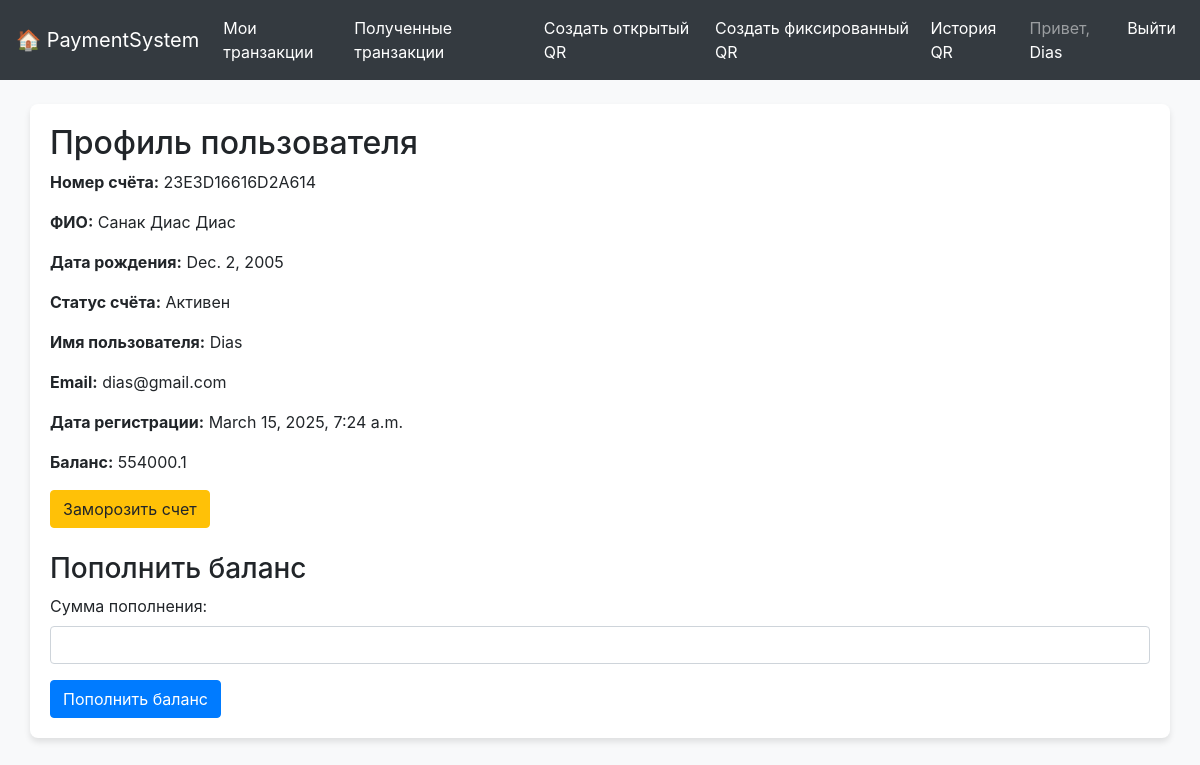
The app's page /profile/ (signed in) with its own data.
### payments/models.py (models this page shows, shortened)
class User(AbstractUser):
    balance = models.FloatField(default=0.0)
    ROLE_CHOICES = (
        ('admin', 'Администратор'),
        ('user', 'Обычный пользователь'),
    )
    account_number = models.CharField(max_length=16, unique=True, null=False, default=generate_account_number)
    full_name = models.CharField(max_length=255, blank=True)
    date_of_birth = models.DateField(null=True, blank=True)
    ACCOUNT_STATUS_CHOICES = (
        ('active', 'Активен'),
        ('blocked', 'Заблокирован'),
        ('frozen', 'Заморожен'),
    )
    account_status = models.CharField(max_length=10, choices=ACCOUNT_STATUS_CHOICES, default='active')
    role = models.CharField(max_length=10, choices=ROLE_CHOICES, default='user')

### payments/views.py (the view)
# urls.py: path('profile/', views.profile, name='profile'),
@login_required
def profile(request):
    return render(request, 'payments/profile.html', {'user': request.user})

### payments/templates/payments/profile.html (shortened to what this page needs)
{% extends 'payments/base.html' %}
{% block content %}
  <h2>Профиль пользователя</h2>
  <p><strong>Номер счёта:</strong> {{ user.account_number }}</p>
  <p><strong>ФИО:</strong> {{ user.full_name }}</p>
  <p><strong>Дата рождения:</strong> {{ user.date_of_birth }}</p>
  <p><strong>Статус счёта:</strong> {{ user.get_account_status_display }}</p>
  <p><strong>Имя пользователя:</strong> {{ user.username }}</p>
  <p><strong>Email:</strong> {{ user.email }}</p>
  <p><strong>Дата регистрации:</strong> {{ user.date_joined }}</p>
  <p><strong>Баланс:</strong> {{ user.balance }}</p>
  {% if user.account_status == 'active' %}
    <form method="post" action="{% url 'freeze_account' %}">
      <button type="submit" class="btn btn-warning">Заморозить счет</button>
    </form>
  {% elif user.account_status == 'frozen' %}
    <form method="post" action="{% url 'unfreeze_account' %}">
      {% csrf_token %}
      <button type="submit" class="btn btn-success">Разморозить счет</button>
    </form>
  {% endif %}
 <h3 class="mt-4">Пополнить баланс</h3>
  <form method="post" action="{% url 'top_up_balance' %}">
    <div class="form-group">
      <label for="amount">Сумма пополнения:</label>
      <input type="number" step="0.01" name="amount" id="amount" class="form-control" required>
    </div>
    <button type="submit" class="btn btn-primary">Пополнить баланс</button>
  </form>
{% endblock %}

### payments/templates/payments/base.html (shortened to what this page needs)
<!DOCTYPE html>
<html lang="ru">
<head>
  <link href="https://stackpath.bootstrapcdn.com/bootstrap/4.5.2/css/bootstrap.min.css" rel="stylesheet">
</head>
<body>
<nav class="navbar navbar-expand-lg navbar-dark">
  <a class="navbar-brand" href="{% url 'home' %}">🏠 PaymentSystem</a>
  <div class="collapse navbar-collapse" id="navbarContent">
    <ul class="navbar-nav mr-auto">
      {% if user.is_authenticated %}
        <li class="nav-item"><a class="nav-link" href="{% url 'sent_transactions' %}">Мои транзакции</a></li>
        <li class="nav-item"><a class="nav-link" href="{% url 'received_transactions' %}">Полученные транзакции</a></li>
        <li class="nav-item"><a class="nav-link" href="{% url 'create_open_qr' %}">Создать открытый QR</a></li>
        <li class="nav-item"><a class="nav-link" href="{% url 'create_fixed_qr' %}">Создать фиксированный QR</a></li>
        <li class="nav-item"><a class="nav-link" href="{% url 'qr_history' %}">История QR</a></li>
      {% endif %}
    </ul>
    <ul class="navbar-nav">
      {% if user.is_authenticated %}
        <li class="nav-item">
          <span class="nav-link">Привет,
            <a href="{% url 'profile' %}" class="text-warning">{{ user.username }}</a>
          </span>
        </li>
        <li class="nav-item">
          <a class="nav-link text-danger" href="{% url 'logout' %}">Выйти</a>
        </li>
      {% else %}
        <li class="nav-item"><a class="nav-link" href="{% url 'login' %}">Войти</a></li>
      {% endif %}
    </ul>
  </div>
</nav>
<div class="container mt-4">
  {% block content %}{% endblock %}
</div>
</body>
</html>

### payments/templates/payments/base.html (style rules this page uses)
body { background-color: #f8f9fa; }
.navbar { background-color: #343a40 !important; }
.navbar a { color: white !important; }
.container { background: white; padding: 20px; border-radius: 8px; box-shadow: 0px 4px 6px rgba(0, 0, 0, 0.1); }
.btn { border-radius: 4px; }

### records on screen
User: username "Dias", account_number "23E3D16616D2A614", full_name "Санак Диас Диас", date_of_birth "Dec. 2, 2005", account_status "Активен", email "dias@gmail.com", date_joined "March 15, 2025, 7:24 a.m.", balance "554000.1"
